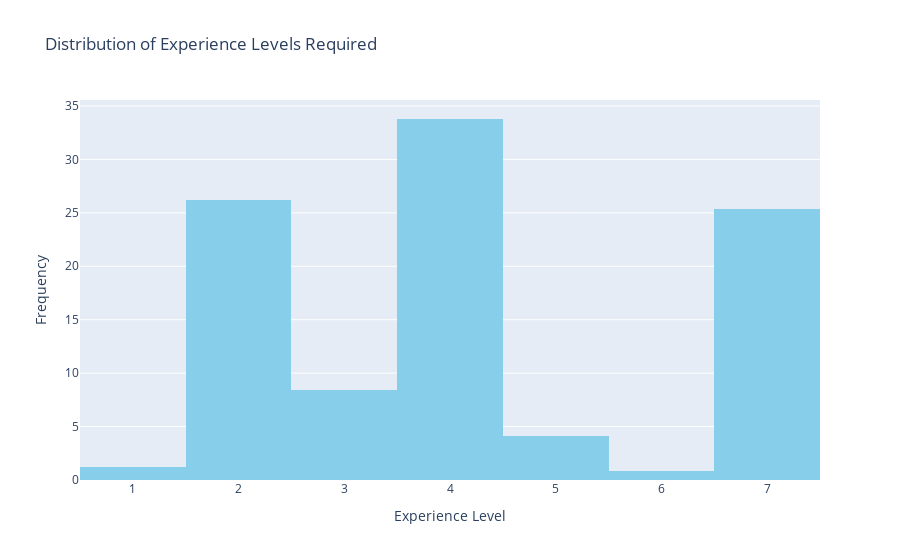

This figure's notebook cell:
### Code cell
import pandas as pd
import plotly.express as px


# Creating the interactive histogram using Plotly
fig = px.histogram(cleaned_data, x='experience_level', title='Distribution of Experience Levels Required', 
                   labels={'experience_level': 'Experience Level', 'count': 'Frequency'},
                   nbins=10, histnorm='percent', color_discrete_sequence=['skyblue'])
fig.update_layout(xaxis=dict(title='Experience Level'), yaxis=dict(title='Frequency'))
fig.show()

### Figure 1 — Plotly figure (JSON) as saved in the notebook; plotly's stock layout.template omitted (floating-point values rounded to 4 significant figures; data arrays with more than 128 entries replaced by an {"elided": "..."} marker saying what was removed)
{"data": [{"alignmentgroup": "True", "bingroup": "x", "histnorm": "percent", "hovertemplate": "Experience Level=%{x}<br>percent=%{y}<extra></extra>", "legendgroup": "", "marker": {"color": "skyblue", "pattern": {"shape": ""}}, "name": "", "nbinsx": 10, "offsetgroup": "", "orientation": "v", "showlegend": false, "type": "histogram", "x": {"elided": "27484 int values"}, "xaxis": "x", "yaxis": "y"}], "layout": {"barmode": "relative", "legend": {"tracegroupgap": 0}, "title": {"text": "Distribution of Experience Levels Required"}, "xaxis": {"anchor": "y", "domain": [0, 1], "title": {"text": "Experience Level"}}, "yaxis": {"anchor": "x", "domain": [0, 1], "title": {"text": "Frequency"}}}}
